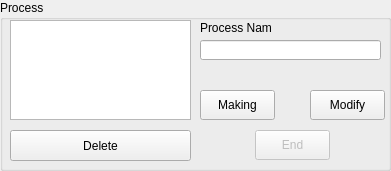
  <widget class="QGroupBox" name="process_GroupBox">
   <property name="geometry">
    <rect>
     <x>10</x>
     <y>10</y>
     <width>391</width>
     <height>171</height>
    </rect>
   </property>
   <property name="title">
    <string>Process</string>
   </property>
   <widget class="QPushButton" name="processDelete_Button">
    <property name="geometry">
     <rect>
      <x>10</x>
      <y>130</y>
      <width>181</width>
      <height>31</height>
     </rect>
    </property>
    <property name="text">
     <string>Delete</string>
    </property>
   </widget>
   <widget class="QLabel" name="processName_Label">
    <property name="geometry">
     <rect>
      <x>200</x>
      <y>20</y>
      <width>71</width>
      <height>16</height>
     </rect>
    </property>
    <property name="text">
     <string>Process Name</string>
    </property>
   </widget>
   <widget class="QLineEdit" name="processName_LineEdit">
    <property name="geometry">
     <rect>
      <x>200</x>
      <y>40</y>
      <width>181</width>
      <height>20</height>
     </rect>
    </property>
   </widget>
   <widget class="QPushButton" name="processMaking_Button">
    <property name="geometry">
     <rect>
      <x>200</x>
      <y>90</y>
      <width>75</width>
      <height>30</height>
     </rect>
    </property>
    <property name="text">
     <string>Making</string>
    </property>
   </widget>
   <widget class="QPushButton" name="processModify_Button">
    <property name="geometry">
     <rect>
      <x>310</x>
      <y>90</y>
      <width>75</width>
      <height>30</height>
     </rect>
    </property>
    <property name="text">
     <string>Modify</string>
    </property>
   </widget>
   <widget class="QPushButton" name="processEnd_Button">
    <property name="enabled">
     <bool>false</bool>
    </property>
    <property name="geometry">
     <rect>
      <x>255</x>
      <y>130</y>
      <width>75</width>
      <height>30</height>
     </rect>
    </property>
    <property name="text">
     <string>End</string>
    </property>
   </widget>
   <widget class="QListWidget" name="process_ListWidget">
    <property name="geometry">
     <rect>
      <x>10</x>
      <y>20</y>
      <width>181</width>
      <height>100</height>
     </rect>
    </property>
   </widget>
  </widget>
